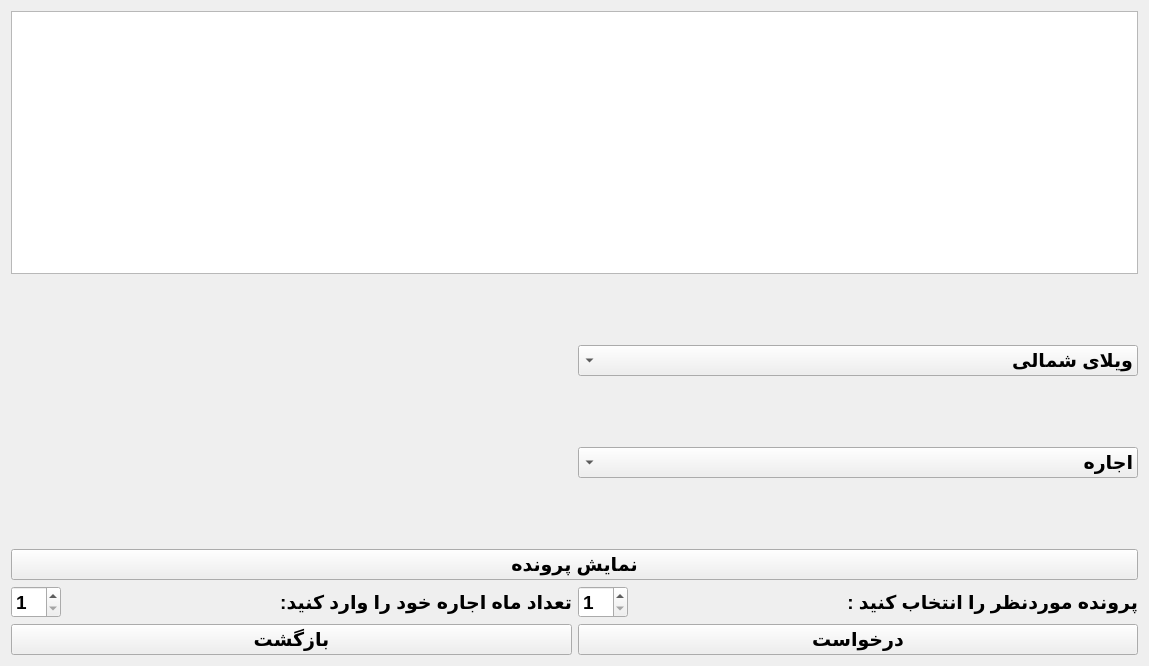
<?xml version="1.0" encoding="UTF-8"?>
<ui version="4.0">
 <class>UserBuildingShow</class>
 <widget class="QWidget" name="UserBuildingShow">
  <property name="geometry">
   <rect>
    <x>0</x>
    <y>0</y>
    <width>1149</width>
    <height>666</height>
   </rect>
  </property>
  <property name="windowTitle">
   <string>Form</string>
  </property>
  <layout class="QVBoxLayout" name="verticalLayout_2">
   <item>
    <widget class="QTextEdit" name="txted">
     <property name="sizePolicy">
      <sizepolicy hsizetype="Expanding" vsizetype="Expanding">
       <horstretch>0</horstretch>
       <verstretch>0</verstretch>
      </sizepolicy>
     </property>
     <property name="readOnly">
      <bool>true</bool>
     </property>
    </widget>
   </item>
   <item>
    <layout class="QHBoxLayout" name="horizontalLayout_3">
     <item>
      <widget class="QLabel" name="picturelbl">
       <property name="sizePolicy">
        <sizepolicy hsizetype="Preferred" vsizetype="Expanding">
         <horstretch>0</horstretch>
         <verstretch>0</verstretch>
        </sizepolicy>
       </property>
       <property name="text">
        <string/>
       </property>
      </widget>
     </item>
     <item>
      <layout class="QVBoxLayout" name="verticalLayout">
       <item>
        <widget class="QComboBox" name="housecmb">
         <property name="sizePolicy">
          <sizepolicy hsizetype="Preferred" vsizetype="Fixed">
           <horstretch>0</horstretch>
           <verstretch>0</verstretch>
          </sizepolicy>
         </property>
         <property name="font">
          <font>
           <pointsize>14</pointsize>
           <weight>75</weight>
           <bold>true</bold>
          </font>
         </property>
         <property name="layoutDirection">
          <enum>Qt::RightToLeft</enum>
         </property>
         <item>
          <property name="text">
           <string>ویلای شمالی</string>
          </property>
         </item>
         <item>
          <property name="text">
           <string>ویلای جنوبی</string>
          </property>
         </item>
         <item>
          <property name="text">
           <string>آپارتمان</string>
          </property>
         </item>
        </widget>
       </item>
       <item>
        <widget class="QComboBox" name="filecmb">
         <property name="sizePolicy">
          <sizepolicy hsizetype="Preferred" vsizetype="Fixed">
           <horstretch>0</horstretch>
           <verstretch>0</verstretch>
          </sizepolicy>
         </property>
         <property name="font">
          <font>
           <pointsize>14</pointsize>
           <weight>75</weight>
           <bold>true</bold>
          </font>
         </property>
         <property name="layoutDirection">
          <enum>Qt::RightToLeft</enum>
         </property>
         <item>
          <property name="text">
           <string>اجاره</string>
          </property>
         </item>
         <item>
          <property name="text">
           <string>فروش</string>
          </property>
         </item>
        </widget>
       </item>
      </layout>
     </item>
    </layout>
   </item>
   <item>
    <widget class="QPushButton" name="ShowBtn">
     <property name="font">
      <font>
       <pointsize>14</pointsize>
       <weight>75</weight>
       <bold>true</bold>
      </font>
     </property>
     <property name="text">
      <string>نمایش پرونده</string>
     </property>
    </widget>
   </item>
   <item>
    <layout class="QHBoxLayout" name="horizontalLayout_2">
     <item>
      <widget class="QSpinBox" name="monthspin">
       <property name="sizePolicy">
        <sizepolicy hsizetype="Maximum" vsizetype="Preferred">
         <horstretch>0</horstretch>
         <verstretch>0</verstretch>
        </sizepolicy>
       </property>
       <property name="font">
        <font>
         <pointsize>14</pointsize>
         <weight>75</weight>
         <bold>true</bold>
        </font>
       </property>
       <property name="minimum">
        <number>1</number>
       </property>
       <property name="maximum">
        <number>24</number>
       </property>
      </widget>
     </item>
     <item>
      <widget class="QLabel" name="label_2">
       <property name="font">
        <font>
         <pointsize>14</pointsize>
         <weight>75</weight>
         <bold>true</bold>
        </font>
       </property>
       <property name="text">
        <string>تعداد ماه اجاره خود را وارد کنید:</string>
       </property>
      </widget>
     </item>
     <item>
      <widget class="QSpinBox" name="indexspin">
       <property name="sizePolicy">
        <sizepolicy hsizetype="Maximum" vsizetype="Preferred">
         <horstretch>0</horstretch>
         <verstretch>0</verstretch>
        </sizepolicy>
       </property>
       <property name="font">
        <font>
         <pointsize>14</pointsize>
         <weight>75</weight>
         <bold>true</bold>
        </font>
       </property>
       <property name="minimum">
        <number>1</number>
       </property>
       <property name="maximum">
        <number>20</number>
       </property>
      </widget>
     </item>
     <item>
      <widget class="QLabel" name="label">
       <property name="font">
        <font>
         <pointsize>14</pointsize>
         <weight>75</weight>
         <bold>true</bold>
        </font>
       </property>
       <property name="text">
        <string>پرونده موردنظر را انتخاب کنید :</string>
       </property>
      </widget>
     </item>
    </layout>
   </item>
   <item>
    <layout class="QHBoxLayout" name="horizontalLayout">
     <item>
      <widget class="QPushButton" name="pushButton_2">
       <property name="font">
        <font>
         <pointsize>14</pointsize>
         <weight>75</weight>
         <bold>true</bold>
        </font>
       </property>
       <property name="text">
        <string>بازگشت</string>
       </property>
      </widget>
     </item>
     <item>
      <widget class="QPushButton" name="pushButton">
       <property name="font">
        <font>
         <pointsize>14</pointsize>
         <weight>75</weight>
         <bold>true</bold>
        </font>
       </property>
       <property name="text">
        <string>درخواست</string>
       </property>
      </widget>
     </item>
    </layout>
   </item>
  </layout>
 </widget>
 <tabstops>
  <tabstop>txted</tabstop>
  <tabstop>housecmb</tabstop>
  <tabstop>filecmb</tabstop>
  <tabstop>indexspin</tabstop>
  <tabstop>pushButton</tabstop>
  <tabstop>pushButton_2</tabstop>
 </tabstops>
 <resources/>
 <connections/>
</ui>
